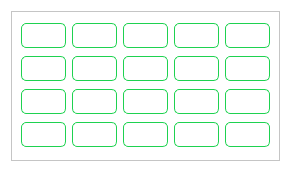
<?xml version="1.0" encoding="UTF-8"?>
<ui version="4.0">
 <class>Dialog</class>
 <widget class="QDialog" name="Dialog">
  <property name="geometry">
   <rect>
    <x>0</x>
    <y>0</y>
    <width>287</width>
    <height>168</height>
   </rect>
  </property>
  <property name="sizePolicy">
   <sizepolicy hsizetype="Fixed" vsizetype="Fixed">
    <horstretch>0</horstretch>
    <verstretch>0</verstretch>
   </sizepolicy>
  </property>
  <property name="windowTitle">
   <string>Dialog</string>
  </property>
  <property name="styleSheet">
   <string notr="true">background-color: rgb(255, 255, 255);</string>
  </property>
  <layout class="QVBoxLayout" name="verticalLayout">
   <item>
    <widget class="QFrame" name="weldTypesBtns">
     <property name="sizePolicy">
      <sizepolicy hsizetype="Preferred" vsizetype="Preferred">
       <horstretch>0</horstretch>
       <verstretch>0</verstretch>
      </sizepolicy>
     </property>
     <property name="minimumSize">
      <size>
       <width>0</width>
       <height>150</height>
      </size>
     </property>
     <property name="styleSheet">
      <string notr="true">QFrame{
	background-color: rgb(255, 255, 255);}

QPushButton{
	font: 75 10pt &quot;Arial&quot; bold;
	color: rgb(255, 255, 255);
	border-radius: 5px;
	border: 1px solid rgb(30, 210, 80);
}
</string>
     </property>
     <property name="frameShape">
      <enum>QFrame::StyledPanel</enum>
     </property>
     <property name="frameShadow">
      <enum>QFrame::Plain</enum>
     </property>
     <property name="lineWidth">
      <number>0</number>
     </property>
     <property name="midLineWidth">
      <number>0</number>
     </property>
     <layout class="QGridLayout" name="gridLayout">
      <item row="0" column="0">
       <widget class="QPushButton" name="weldType_014">
        <property name="minimumSize">
         <size>
          <width>45</width>
          <height>25</height>
         </size>
        </property>
        <property name="text">
         <string/>
        </property>
        <property name="icon">
         <iconset resource="../resources.qrc">
          <normaloff>:/Icons/Icons/weldIcon_014.png</normaloff>:/Icons/Icons/weldIcon_014.png</iconset>
        </property>
        <property name="iconSize">
         <size>
          <width>20</width>
          <height>20</height>
         </size>
        </property>
        <property name="checkable">
         <bool>true</bool>
        </property>
       </widget>
      </item>
      <item row="0" column="1">
       <widget class="QPushButton" name="weldType_024">
        <property name="minimumSize">
         <size>
          <width>45</width>
          <height>25</height>
         </size>
        </property>
        <property name="text">
         <string/>
        </property>
        <property name="icon">
         <iconset resource="../resources.qrc">
          <normaloff>:/Icons/Icons/weldIcon_024.png</normaloff>:/Icons/Icons/weldIcon_024.png</iconset>
        </property>
        <property name="iconSize">
         <size>
          <width>20</width>
          <height>20</height>
         </size>
        </property>
        <property name="checkable">
         <bool>true</bool>
        </property>
       </widget>
      </item>
      <item row="0" column="2">
       <widget class="QPushButton" name="weldType_044">
        <property name="minimumSize">
         <size>
          <width>45</width>
          <height>25</height>
         </size>
        </property>
        <property name="text">
         <string/>
        </property>
        <property name="icon">
         <iconset resource="../resources.qrc">
          <normaloff>:/Icons/Icons/weldIcon_044.png</normaloff>:/Icons/Icons/weldIcon_044.png</iconset>
        </property>
        <property name="iconSize">
         <size>
          <width>20</width>
          <height>20</height>
         </size>
        </property>
        <property name="checkable">
         <bool>true</bool>
        </property>
       </widget>
      </item>
      <item row="0" column="3">
       <widget class="QPushButton" name="weldType_214">
        <property name="minimumSize">
         <size>
          <width>45</width>
          <height>25</height>
         </size>
        </property>
        <property name="text">
         <string/>
        </property>
        <property name="icon">
         <iconset resource="../resources.qrc">
          <normaloff>:/Icons/Icons/weldIcon_214.png</normaloff>:/Icons/Icons/weldIcon_214.png</iconset>
        </property>
        <property name="iconSize">
         <size>
          <width>16</width>
          <height>20</height>
         </size>
        </property>
        <property name="checkable">
         <bool>true</bool>
        </property>
       </widget>
      </item>
      <item row="0" column="4">
       <widget class="QPushButton" name="weldType_184">
        <property name="minimumSize">
         <size>
          <width>45</width>
          <height>25</height>
         </size>
        </property>
        <property name="text">
         <string/>
        </property>
        <property name="icon">
         <iconset resource="../resources.qrc">
          <normaloff>:/Icons/Icons/weldIcon_184.png</normaloff>:/Icons/Icons/weldIcon_184.png</iconset>
        </property>
        <property name="iconSize">
         <size>
          <width>30</width>
          <height>20</height>
         </size>
        </property>
        <property name="checkable">
         <bool>true</bool>
        </property>
       </widget>
      </item>
      <item row="1" column="0">
       <widget class="QPushButton" name="weldType_054">
        <property name="minimumSize">
         <size>
          <width>45</width>
          <height>25</height>
         </size>
        </property>
        <property name="text">
         <string/>
        </property>
        <property name="icon">
         <iconset resource="../resources.qrc">
          <normaloff>:/Icons/Icons/weldIcon_054.png</normaloff>:/Icons/Icons/weldIcon_054.png</iconset>
        </property>
        <property name="iconSize">
         <size>
          <width>20</width>
          <height>20</height>
         </size>
        </property>
        <property name="checkable">
         <bool>true</bool>
        </property>
       </widget>
      </item>
      <item row="1" column="1">
       <widget class="QPushButton" name="weldType_064">
        <property name="minimumSize">
         <size>
          <width>45</width>
          <height>25</height>
         </size>
        </property>
        <property name="text">
         <string/>
        </property>
        <property name="icon">
         <iconset resource="../resources.qrc">
          <normaloff>:/Icons/Icons/weldIcon_064.png</normaloff>:/Icons/Icons/weldIcon_064.png</iconset>
        </property>
        <property name="iconSize">
         <size>
          <width>20</width>
          <height>20</height>
         </size>
        </property>
        <property name="checkable">
         <bool>true</bool>
        </property>
       </widget>
      </item>
      <item row="1" column="2">
       <widget class="QPushButton" name="weldType_074">
        <property name="minimumSize">
         <size>
          <width>45</width>
          <height>25</height>
         </size>
        </property>
        <property name="text">
         <string/>
        </property>
        <property name="icon">
         <iconset resource="../resources.qrc">
          <normaloff>:/Icons/Icons/weldIcon_074.png</normaloff>:/Icons/Icons/weldIcon_074.png</iconset>
        </property>
        <property name="iconSize">
         <size>
          <width>20</width>
          <height>20</height>
         </size>
        </property>
        <property name="checkable">
         <bool>true</bool>
        </property>
       </widget>
      </item>
      <item row="1" column="3">
       <widget class="QPushButton" name="weldType_084">
        <property name="minimumSize">
         <size>
          <width>45</width>
          <height>25</height>
         </size>
        </property>
        <property name="text">
         <string/>
        </property>
        <property name="icon">
         <iconset resource="../resources.qrc">
          <normaloff>:/Icons/Icons/weldIcon_084.png</normaloff>:/Icons/Icons/weldIcon_084.png</iconset>
        </property>
        <property name="iconSize">
         <size>
          <width>20</width>
          <height>20</height>
         </size>
        </property>
        <property name="checkable">
         <bool>true</bool>
        </property>
       </widget>
      </item>
      <item row="1" column="4">
       <widget class="QPushButton" name="weldType_094">
        <property name="minimumSize">
         <size>
          <width>45</width>
          <height>25</height>
         </size>
        </property>
        <property name="mouseTracking">
         <bool>true</bool>
        </property>
        <property name="text">
         <string/>
        </property>
        <property name="icon">
         <iconset resource="../resources.qrc">
          <normaloff>:/Icons/Icons/weldIcon_094.png</normaloff>:/Icons/Icons/weldIcon_094.png</iconset>
        </property>
        <property name="iconSize">
         <size>
          <width>20</width>
          <height>20</height>
         </size>
        </property>
        <property name="checkable">
         <bool>true</bool>
        </property>
       </widget>
      </item>
      <item row="2" column="0">
       <widget class="QPushButton" name="weldType_114">
        <property name="minimumSize">
         <size>
          <width>45</width>
          <height>25</height>
         </size>
        </property>
        <property name="text">
         <string/>
        </property>
        <property name="icon">
         <iconset resource="../resources.qrc">
          <normaloff>:/Icons/Icons/weldIcon_114.png</normaloff>:/Icons/Icons/weldIcon_114.png</iconset>
        </property>
        <property name="iconSize">
         <size>
          <width>20</width>
          <height>20</height>
         </size>
        </property>
        <property name="checkable">
         <bool>true</bool>
        </property>
       </widget>
      </item>
      <item row="2" column="1">
       <widget class="QPushButton" name="weldType_124">
        <property name="minimumSize">
         <size>
          <width>45</width>
          <height>25</height>
         </size>
        </property>
        <property name="text">
         <string/>
        </property>
        <property name="icon">
         <iconset resource="../resources.qrc">
          <normaloff>:/Icons/Icons/weldIcon_124.png</normaloff>:/Icons/Icons/weldIcon_124.png</iconset>
        </property>
        <property name="iconSize">
         <size>
          <width>20</width>
          <height>20</height>
         </size>
        </property>
        <property name="checkable">
         <bool>true</bool>
        </property>
       </widget>
      </item>
      <item row="2" column="2">
       <widget class="QPushButton" name="weldType_104">
        <property name="minimumSize">
         <size>
          <width>45</width>
          <height>25</height>
         </size>
        </property>
        <property name="text">
         <string/>
        </property>
        <property name="icon">
         <iconset resource="../resources.qrc">
          <normaloff>:/Icons/Icons/weldIcon_104.png</normaloff>:/Icons/Icons/weldIcon_104.png</iconset>
        </property>
        <property name="iconSize">
         <size>
          <width>20</width>
          <height>20</height>
         </size>
        </property>
        <property name="checkable">
         <bool>true</bool>
        </property>
       </widget>
      </item>
      <item row="2" column="3">
       <widget class="QPushButton" name="weldType_134">
        <property name="minimumSize">
         <size>
          <width>45</width>
          <height>25</height>
         </size>
        </property>
        <property name="text">
         <string/>
        </property>
        <property name="icon">
         <iconset resource="../resources.qrc">
          <normaloff>:/Icons/Icons/weldIcon_134.png</normaloff>:/Icons/Icons/weldIcon_134.png</iconset>
        </property>
        <property name="iconSize">
         <size>
          <width>20</width>
          <height>20</height>
         </size>
        </property>
        <property name="checkable">
         <bool>true</bool>
        </property>
        <property name="checked">
         <bool>false</bool>
        </property>
        <property name="default">
         <bool>false</bool>
        </property>
        <property name="flat">
         <bool>false</bool>
        </property>
       </widget>
      </item>
      <item row="2" column="4">
       <widget class="QPushButton" name="weldType_174">
        <property name="minimumSize">
         <size>
          <width>45</width>
          <height>25</height>
         </size>
        </property>
        <property name="text">
         <string/>
        </property>
        <property name="icon">
         <iconset resource="../resources.qrc">
          <normaloff>:/Icons/Icons/weldIcon_174.png</normaloff>:/Icons/Icons/weldIcon_174.png</iconset>
        </property>
        <property name="iconSize">
         <size>
          <width>30</width>
          <height>20</height>
         </size>
        </property>
        <property name="checkable">
         <bool>true</bool>
        </property>
       </widget>
      </item>
      <item row="3" column="0">
       <widget class="QPushButton" name="weldType_144">
        <property name="minimumSize">
         <size>
          <width>45</width>
          <height>25</height>
         </size>
        </property>
        <property name="text">
         <string/>
        </property>
        <property name="icon">
         <iconset resource="../resources.qrc">
          <normaloff>:/Icons/Icons/weldIcon_144.png</normaloff>:/Icons/Icons/weldIcon_144.png</iconset>
        </property>
        <property name="iconSize">
         <size>
          <width>25</width>
          <height>20</height>
         </size>
        </property>
        <property name="checkable">
         <bool>true</bool>
        </property>
       </widget>
      </item>
      <item row="3" column="1">
       <widget class="QPushButton" name="weldType_164">
        <property name="minimumSize">
         <size>
          <width>45</width>
          <height>25</height>
         </size>
        </property>
        <property name="text">
         <string/>
        </property>
        <property name="icon">
         <iconset resource="../resources.qrc">
          <normaloff>:/Icons/Icons/weldIcon_164.png</normaloff>:/Icons/Icons/weldIcon_164.png</iconset>
        </property>
        <property name="iconSize">
         <size>
          <width>20</width>
          <height>20</height>
         </size>
        </property>
        <property name="checkable">
         <bool>true</bool>
        </property>
       </widget>
      </item>
      <item row="3" column="2">
       <widget class="QPushButton" name="weldType_204">
        <property name="minimumSize">
         <size>
          <width>45</width>
          <height>25</height>
         </size>
        </property>
        <property name="text">
         <string/>
        </property>
        <property name="icon">
         <iconset resource="../resources.qrc">
          <normaloff>:/Icons/Icons/weldIcon_204.png</normaloff>:/Icons/Icons/weldIcon_204.png</iconset>
        </property>
        <property name="iconSize">
         <size>
          <width>30</width>
          <height>20</height>
         </size>
        </property>
        <property name="checkable">
         <bool>true</bool>
        </property>
       </widget>
      </item>
      <item row="3" column="3">
       <widget class="QPushButton" name="weldType_194">
        <property name="minimumSize">
         <size>
          <width>45</width>
          <height>25</height>
         </size>
        </property>
        <property name="text">
         <string/>
        </property>
        <property name="icon">
         <iconset resource="../resources.qrc">
          <normaloff>:/Icons/Icons/weldIcon_194.png</normaloff>:/Icons/Icons/weldIcon_194.png</iconset>
        </property>
        <property name="iconSize">
         <size>
          <width>30</width>
          <height>20</height>
         </size>
        </property>
        <property name="checkable">
         <bool>true</bool>
        </property>
       </widget>
      </item>
      <item row="3" column="4">
       <widget class="QPushButton" name="weldType_195">
        <property name="minimumSize">
         <size>
          <width>45</width>
          <height>25</height>
         </size>
        </property>
        <property name="text">
         <string/>
        </property>
        <property name="iconSize">
         <size>
          <width>30</width>
          <height>20</height>
         </size>
        </property>
        <property name="checkable">
         <bool>true</bool>
        </property>
       </widget>
      </item>
     </layout>
    </widget>
   </item>
  </layout>
 </widget>
 <resources>
  <include location="../resources.qrc"/>
 </resources>
 <connections/>
</ui>
